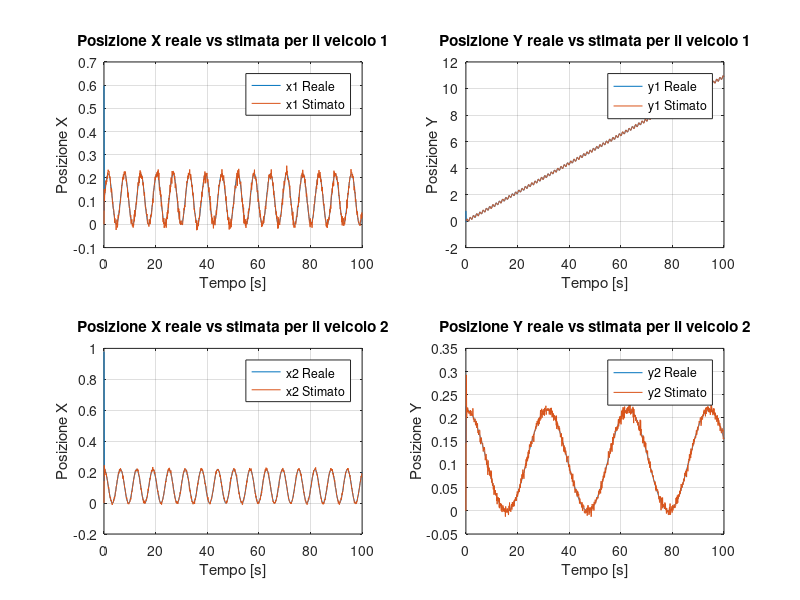
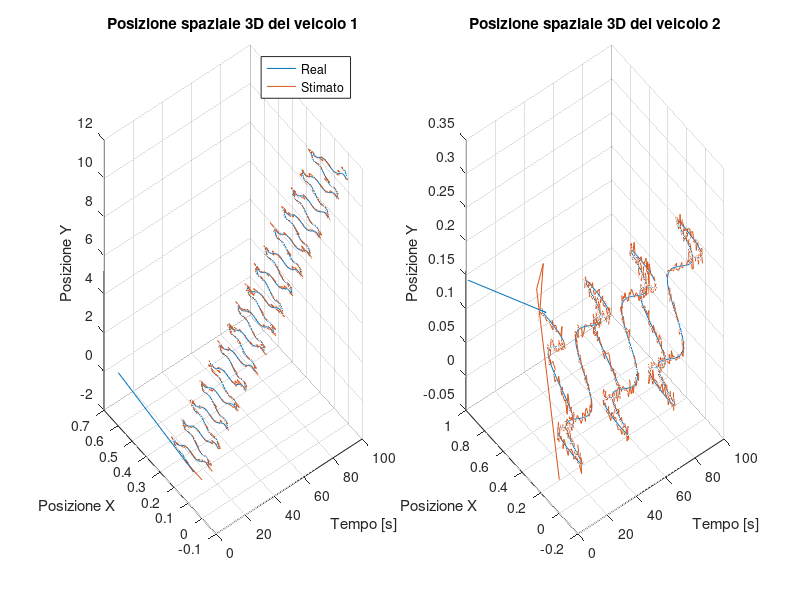

The MATLAB script that drew these images, in order:
clear
close all
clc
%% Filtro di Kalman Distribuito

% Il codice simula un sistema distribuito
% in cui due veicoli si muovono con dinamiche semplici e vengono monitorati da sensori rumorosi.
% Il filtro di Kalman viene utilizzato per stimare la posizione dei veicoli
% combinando misure di GPS e radar.

%% Inizializzazione Sistema

% Parametri generali
Dt = 0.1; % Passo di campionamento (100 ms)
t = 0:Dt:100; % Intervallo di simulazione

%% Inizializzazione Veicolo 1
x1 = rand(2,1); % Posizione iniziale casuale
% Comando di controllo (accelerazione variabile nel tempo)
ux1 = 1 + sin(t);
uy1 = t + sin(t*5);
u1 = [ux1;uy1];

%% Inizializzazione Veicolo 2
x2 = rand(2,1); % Posizione iniziale casuale
% Comando di controllo (accelerazione variabile nel tempo)
ux2 = 1 + cos(t);
uy2 =  1 + cos(t/5);
u2 = [ux2;uy2];

%% Attrito & Dinamica
% Modello:
% x_i+1 = a⋅x_i + b⋅u_i
% posizione futura = effetto attrito + effetto controllo

A = eye(2) * -0.1;  % Matrice di transizione stato (attrito)
B = eye(2) * Dt * 1.2; % Matrice di controllo

%% Simulazione della dinamica dei veicoli
x1Store = zeros(2, length(t));
x1Store(:,1) = x1;
x2Store = zeros(2, length(t));
x2Store(:,1) = x2;

for i = 1:length(t)-1
    % Aggiornamento della posizione del veicolo 1 -> ideale
    x1Store(:,i+1) = A * x1Store(:,i) + B * u1(:,i);
    % Aggiornamento della posizione del veicolo 2 -> ideale
    x2Store(:,i+1) = A * x2Store(:,i) + B * u2(:,i);
end

%% Incertezze misure

% Errore nelle misure di accelerazione
sigma_u1 = 0.1;
u1_bar = u1 + randn(2, length(u1)) * sigma_u1;
sigma_u2 = 0.05;
u2_bar = u2 + randn(2, length(u2)) * sigma_u2;

% Errore nelle misure GPS
sigma_gps1 = 0.3;
x1GPS = x1Store + randn(2, length(x1Store)) .* sigma_gps1;
ProbGPS1 = 0.05; % Probabilità che il GPS sia disponibile

sigma_gps2 = 0.2;
x2GPS = x2Store + randn(2, length(x2Store)) .* sigma_gps2;
ProbGPS2 = 0.9;

% Errore nelle misure Radar (posizione relativa veicoli)
mu_radar = 0; % Bias radar
sigma_radar = 0.1;
ProbRadar = 0.8;

%% Inizializzazione del Filtro di Kalman

% ------> Veicolo 1 <------
x1Est = zeros(2, length(t));

% covarianza errore di stima 
P1 = 100 * eye(2); % Matrice 2×2
P1Store = zeros(2, 2, length(t));
P1PredStore = zeros(2, 2, length(t));

% ----> Veicolo 2 <------
x2Est = zeros(2, length(t));

% covarianza errore di stima 
P2 = 100 * eye(2); % Matrice 2×2 
P2Store = zeros(2, 2, length(t));
P2PredStore = zeros(2, 2, length(t));

% ---> Distanza Vehicle 1-2 <-------
x1p2Est = zeros(2, length(t));
P1p2 = 100 * eye(2);
P1p2Store = zeros(2,2, length(t));
P1p2PredStore = zeros(2,2, length(t));

for i = 1:length(t)-1

    %% Filtro di Kalman per il veicolo 1
    
    % PREDIZIONE
    x1EstPred = A * x1Est(:,i) + B * u1_bar(:,i);
    P1pred = A * P1 * A' + B * sigma_u1^2 * B'; % predizione covarianza dell'errore
    
    % Aggiornamento basato su GPS
    if rand(1) <= ProbGPS1
        H = eye(2); % matrice di osservazione
        R = sigma_gps1^2 * eye(2); % covarianza dell'errore GPS
        InnCov = H * P1pred * H' + R;
        W = P1pred * H' / InnCov;
        x1Est(:,i+1) = x1EstPred + W * (x1GPS(:,i+1) - H * x1EstPred);
        P1 = (eye(2) - W * H) * P1pred;
    else
        x1Est(:,i+1) = x1EstPred;
        P1 = P1pred;
    end

    P1Store(:,:,i+1) = P1;  
    P1PredStore(:,:,i+1) = P1pred; 

    %% Filtro di Kalman per il veicolo 2
    
    % PREDIZIONE
    x2EstPred = A * x2Est(:,i) + B * u2_bar(:,i);
    P2pred = A * P2 * A' + B * sigma_u2^2 * B'; % predizione covarianza dell'errore
    
    % Aggiornamento basato su GPS
    if rand(1) <= ProbGPS2
        H = eye(2); 
        R = sigma_gps2^2 * eye(2); % covarianza dell'errore GPS
        InnCov = H * P2pred * H' + R;
        W = P2pred * H' / InnCov;
        x2Est(:,i+1) = x2EstPred + W * (x2GPS(:,i+1) - H * x2EstPred);
        P2 = (eye(2) - W * H) * P2pred;
    else
        x2Est(:,i+1) = x2EstPred;
        P2 = P2pred;
    end

    P2Store(:,:,i+1) = P2;  
    P2PredStore(:,:,i+1) = P2pred;


    %% Stima Veicolo 1 sapendo posizione 2 e distanza 

    % Predizione dello stato
    x1p2EstPred = A*x1p2Est(:,i) + B*u1_bar(:,i); % posizione stimata a priori del veicolo 1
    P1p2pred = A*P1p2*A' + B*sigma_u1^2*B'; % covarianza predetta dell’errore
    
    % Misure GPS e Radar
    pGPS1 = rand(1);
    pRadar = rand(1);
    
    if pGPS1 <= ProbGPS1
        if pRadar <= ProbRadar
            % Misura del radar (distanza relativa)
            d = norm(x2Store(:,i+1) - x1Store(:,i+1)) + randn(1)*sigma_radar + mu_radar;
            H = [eye(2); -(x2Store(:,i+1) - x1Store(:,i+1))' / d]; % MATRICE OSSERVAZIONE ->identita per gps e termine /distanza per radar
            z = [x1GPS(:,i+1); d - norm(x2Est(:,i+1))]; % MISURA -> posizione GPS e disranza radar
            R = diag([sigma_gps1^2, sigma_gps1^2, sigma_radar^2 + trace(P2)]); %La COVARIANZA dell’errore di misura R tiene conto degli errori del GPS e del radar
        else
            H = eye(2);
            z = x1GPS(:,i+1);
            R = diag([sigma_gps1^2, sigma_gps1^2]);
        end
    else
        if pRadar <= ProbRadar % se solo radar disponibile
            d = norm(x2Store(:,i+1) - x1Store(:,i+1)) + randn(1)*sigma_radar + mu_radar;
            H = [-(x2Store(:,i+1) - x1Store(:,i+1))' / d];
            z = d - norm(x2Est(:,i+1)); % MISURA -> è solo la distanza relativa
            R = sigma_radar^2 + trace(P2); % COVARIANZA -> data solo dall'errore del radar
        else
            continue; % Nessuna misura disponibile
        end
    end
    
    % Aggiornamento del filtro di Kalman
    if (pGPS1 <= ProbGPS1) || (pRadar <= ProbRadar) % se almeno una misura è disponibile
        InnCov = H*P1p2pred*H' + R; % INNOVAZIONE 
        W = P1p2pred*H'/InnCov;     % GUADAGNO DI KALMAN
        x1p2Est(:,i+1) = x1p2EstPred + W*(z - H*x1p2EstPred); % aggiorna lo stato stimato
        P1p2 = (eye(2) - W*H)*P1p2pred; % aggiorna COVARIANZA
    else
        % Se nessuna misura è disponibile, lo stato rimane la predizione senza aggiornamenti
        x1p2Est(:,i+1) = x1p2EstPred;
        P1p2 = P1p2pred;
    end
    
    % Memorizza la covarianza
    P1p2Store(:,:,i+1) = P1p2;
    P1p2PredStore(:,:,i+1) = P1p2pred;


end

%% Visualizzazione dei risultati
PLOTPos = true;
PLOTPos1p2 = false;
PLOTCov = false;
PLOTAutoc = false;
PLOTHist = false;

%% Posizioni
if PLOTPos == true
    figure(1), clf, hold on;

    % Primo grafico: Posizione X reale vs stimata per il veicolo 1
    subplot(2, 2, 1);  
    plot(t, x1Store(1,:)); % Posizione X reale
    hold on;
    plot(t, x1Est(1,:));   % Posizione X stimata
    title('Posizione X reale vs stimata per il veicolo 1');
    xlabel('Tempo [s]');
    ylabel('Posizione X');
    legend('x1 Reale', 'x1 Stimato');
    grid on; 
    % Secondo grafico: Posizione Y reale vs stimata per il veicolo 1
    subplot(2, 2, 2); 
    plot(t, x1Store(2,:));  % Posizione Y reale
    hold on;
    plot(t, x1Est(2,:));    % Posizione Y stimata
    title('Posizione Y reale vs stimata per il veicolo 1');
    xlabel('Tempo [s]');
    ylabel('Posizione Y');
    legend('y1 Reale', 'y1 Stimato');
    grid on;

    % Posizione X reale vs stimata per il veicolo 2
    subplot(2, 2, 3);  
    plot(t, x2Store(1,:)); % Posizione X reale
    hold on;
    plot(t, x2Est(1,:));   % Posizione X stimata
    title('Posizione X reale vs stimata per il veicolo 2');
    xlabel('Tempo [s]');
    ylabel('Posizione X');
    legend('x2 Reale', 'x2 Stimato');
    grid on;   
    % Secondo grafico: Posizione Y reale vs stimata per il veicolo 2
    subplot(2, 2, 4); 
    plot(t, x2Store(2,:));  % Posizione Y reale
    hold on;
    plot(t, x2Est(2,:));    % Posizione Y stimata
    title('Posizione Y reale vs stimata per il veicolo 2');
    xlabel('Tempo [s]');
    ylabel('Posizione Y');
    legend('y2 Reale', 'y2 Stimato');
    grid on;


    % Plot 3D per il veicolo 1
    figure(2);
    subplot(1,2,1)
    %t = linspace(0, 10, 1001);             % Tempo da 0 a 10 secondi
    x1_3D = [x1Store(1,:); x1Store(2,:)];   % Posizione X e Y (ad esempio una traiettoria circolare)
    x1_3D_est = [x1Est(1,:); x1Est(2,:)];
    plot3(t,x1_3D(1,:), x1_3D(2,:));   % Posizione reale
    hold on
    plot3(t,x1_3D_est(1,:), x1_3D_est(2,:));
    legend('Real','Stimato')
    ylabel('Posizione X');
    zlabel('Posizione Y');
    xlabel('Tempo [s]');
    grid on;
    hold off
    title('Posizione spaziale 3D del veicolo 1');

    subplot(1,2,2)
    %t = linspace(0, 10, 1001);             % Tempo da 0 a 10 secondi
    x2_3D = [x2Store(1,:); x2Store(2,:)];             % Posizione X e Y (ad esempio una traiettoria circolare)
    x2_3D_est = [x2Est(1,:); x2Est(2,:)];
    plot3(t,x2_3D(1,:), x2_3D(2,:));   % Posizione reale
    hold on
    plot3(t,x2_3D_est(1,:), x2_3D_est(2,:));
    ylabel('Posizione X');
    zlabel('Posizione Y');
    xlabel('Tempo [s]');
    grid on;
    title('Posizione spaziale 3D del veicolo 2');

end

%% Posizoini 1p2
if (PLOTPos1p2 == true)
    figure(10)
    plot(t, x1Store(1,:)); % Posizione X reale
    hold on;
    plot(t, x1p2Est(1,:));   % Posizione X stimata
    title('Posizione X reale vs stimata per il veicolo 1');
    xlabel('Tempo [s]');
    ylabel('Posizione X');
    legend('x1 Reale', 'x1 Stimato');
    grid on; 
end

%% Covarianza
if PLOTCov == true
    % Andamento della covarianza
    figure(3), clf, hold on;
    plot(t, squeeze(P1Store(1,1,:)), 'b'); % Covarianza x1
    plot(t, squeeze(P1PredStore(1,1,:)), 'r--'); % Covarianza predetta x1
    plot(t, squeeze(P2Store(1,1,:)), 'k--'); % Covarianza x2
    plot(t, squeeze(P2PredStore(1,1,:)), 'g--'); % Covarianza predetta x2
    legend('P1', 'P1 Predetto', 'P2', 'P2 Predetto');
    xlabel('Tempo [s]');
    ylabel('Covarianza');
    set(gca, 'YScale', 'log');
    title('Andamento della covarianza di errore');
end

%% Autocorrelazione
if PLOTAutoc == true
    % Autocorrelazione delle misure
    figure(4), clf, hold on;
    subplot(2,1,1)
    autocorr(u1_bar(1,:) - u1(1,:));
    title('Autocorrelazione del rumore sulle accelerazioni X Veicolo 1');
    subplot(2,1,2)
    autocorr(u1_bar(2,:) - u1(2,:));
    title('Autocorrelazione del rumore sulle accelerazioni Y Veicolo 1');
    
    figure(5), clf, hold on;
    subplot(2,1,1)
    autocorr(x1Est(1,:));
    title('Autocorrelazione della stima della posizione X Veicolo 1');
    subplot(2,1,2)
    autocorr(x1Est(2,:));
    title('Autocorrelazione della stima della posizione Y Veicolo 1');
end

if PLOTHist == true
    % Istogramma degli errori di stima per il veicolo 1
    Error = x1Store(1,10:end) - x1Est(1,10:end);
    figure(6), clf, hold on;
    subplot(1,2,1)
    histogram(Error);
    title('Distribuzione degli errori di stima X - Veicolo 1');
    % Istogramma degli errori di stima per il veicolo 1
    Error = x1Store(2,10:end) - x1Est(2,10:end);
    subplot(1,2,2)
    histogram(Error);
    title('Distribuzione degli errori di stima Y - Veicolo 1');

    % disp('Varianza campionaria Veicolo 1:');
    % var(Error)
    % disp('Varianza stimata dal KF Veicolo 1:');
    % P1

    % Istogramma degli errori di stima per il veicolo 1
    Error = x2Store(1,10:end) - x2Est(1,10:end);
    figure(7), clf, hold on;
    subplot(1,2,1)
    histogram(Error);
    title('Distribuzione degli errori di stima X - Veicolo 1');
    % Istogramma degli errori di stima per il veicolo 1
    Error = x2Store(2,10:end) - x2Est(2,10:end);
    subplot(1,2,2)
    histogram(Error);
    title('Distribuzione degli errori di stima Y - Veicolo 1');

    % disp('Varianza campionaria Veicolo 2:');
    % var(Error)
    % disp('Varianza stimata dal KF Veicolo 2:');
    % P2
end
